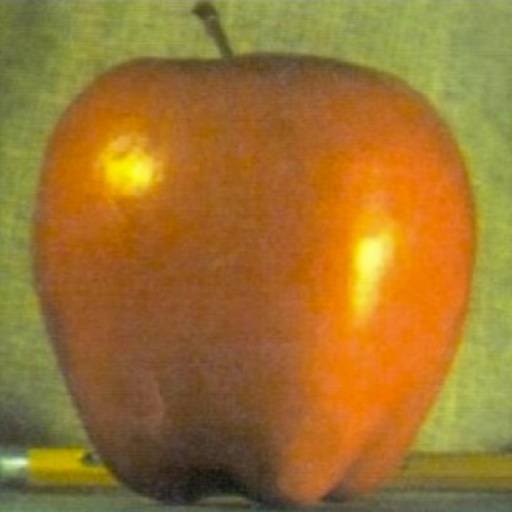
#> input picture externals/apple.jpg, 1024 x 1024 px (shown at 1/2 size)
$ python Image_blending.py
#> lines starting #> are read from the running program, lines starting #| are printed output that depends on the picture; after the words box and inside, x2 and y2 are one past the last pixel; in counts of white or black regions, pixels touching at a corner belong together
# Written by Avinoam Nukrai
import os
import numpy as np
from matplotlib import pyplot as plt
from scipy.ndimage import convolve
from skimage.color import rgb2gray
import imageio as iio
import matplotlib.pyplot as plt
import matplotlib.image as mpimg
import imageio.v2 as imageio


# Constants
EXPAND_FACTOR = 2
GRAYSCALE = 1
RGB = 2
RGB_DIM = 3
MAX_GS = 255


def get_blur_image(im, blur_filter):
    """
    This function blurring a given image by calculating of convolution with
    the given blur_filter.
    :param im: the image to blur
    :param blur_filter:  the filter to apply on the image (a vector)
    :return: a blur image
    """
    blured_image_x_axis = convolve(im, blur_filter)    # blur rows (X-axis)
    final_blured_image = convolve(blured_image_x_axis, blur_filter.transpose())  # blur the columns (Y-axis)
    return final_blured_image


def pad_image_with_zeros(im):
    """
    This function taking an image and padding it with zeros - add zero between
    each 2 pixels in the given image.
    :param im: a given image to pad
    :return: new image, in size = 2 * size(given image) with zero in each 2nd pixel
    """
    pad_image = np.zeros((EXPAND_FACTOR * im.shape[0], EXPAND_FACTOR * im.shape[1]), dtype=im.dtype)    # creating a 2d zero matrix, 2 times size of the original image size
    pad_image[::2, ::2] = im    # replace every 2nd zero pixel with pixel from original image
    return pad_image


def reduce(im, blur_filter):
    """
    Reduces an image by a factor of 2 using the blur filter
    :param im: Original image
    :param blur_filter: Blur filter
    :return: the downsampled image
    """
    # first step - to blur the image (do convolution with the filter_vec)
    blured_image = get_blur_image(im, blur_filter)
    # second step - drop every 2nd pixel (reduce the image size in half)
    reduced_image = blured_image[::2, ::2]
    return reduced_image


def expand(im, blur_filter):
    """
    Expand an image by a factor of 2 using the blur filter
    :param im: Original image
    :param blur_filter: Blur filter
    :return: the expanded image
    """
    # first step - to pad the given image with zeros
    padded_image = pad_image_with_zeros(im)
    # second step - blur the new image (for normalize the zero's pixels effect)
    expand_image = get_blur_image(padded_image, blur_filter)
    return expand_image


def create_filter(filter_size):
    """
    This function creates a gaussian filter, given its size
    :param filter_size: the wanted size of the gaussian filter
    :return: gaussian filter
    """
    gaussian_filter = conv = np.ones(2)
    for i in range(filter_size - 2):
        gaussian_filter = np.convolve(gaussian_filter, conv)
    return (1 / (2 ** (filter_size - 1))) * gaussian_filter.reshape(1, filter_size)     # returning the filter vector after normalize it and reshape to row vector


def build_gaussian_pyramid(im, max_levels, filter_size):
    """
    Builds a gaussian pyramid for a given image
    :param im: a grayscale image with double values in [0, 1]
    :param max_levels: the maximal number of levels in the resulting pyramid.
    :param filter_size: the size of the Gaussian filter
            (an odd scalar that represents a squared filter)
            to be used in cons  tructing the pyramid filter
    :return: pyr, gaussian_filter. Where pyr is the resulting pyramid as a
            standard python array with maximum length of max_levels,
            where each element of the array is a grayscale image.
            and gaussian_filter is a row vector of shape (1, filter_size)
            used for the pyramid construction.
    """
    pyr = [im]
    gaussian_filter = create_filter(filter_size)
    prev_gaussian = im
    for i in range(1, max_levels):
        if prev_gaussian.shape == (16, 16):  # validate the min size of gaussian
            break
        gaussian_im = reduce(prev_gaussian, gaussian_filter)
        pyr.append(gaussian_im)
        prev_gaussian = gaussian_im
    # display_pyramid(pyr, 10, False)
    return pyr, gaussian_filter


def build_laplacian_pyramid(im, max_levels, filter_size):
    """
    Builds a laplacian pyramid for a given image
    :param im: a grayscale image with double values in [0, 1]
    :param max_levels: the maximal number of levels in the resulting pyramid.
    :param filter_size: the size of the Gaussian filter
            (an odd scalar that represents a squared filter)
            to be used in constructing the pyramid filter
    :return: pyr, gaussian_filter. Where pyr is the resulting pyramid as a
            standard python array with maximum length of max_levels,
            where each element of the array is a grayscale image.
            and gaussian_filter is a row vector of shape (1, filter_size)
            used for the pyramid construction.
    """
    gaussian_pyramid, gaussian_filter = build_gaussian_pyramid(im,  max_levels, filter_size)
    # Ln = Gn - Expand{Gn+1}
    pyr = [np.subtract(gaussian_pyramid[i], expand(gaussian_pyramid[i + 1], 2 * gaussian_filter)) for i in range(len(gaussian_pyramid) - 1)]
    pyr.append(gaussian_pyramid[-1])
    # display_pyramid(pyr, 10, True)
    return pyr, gaussian_filter


def laplacian_to_image(lpyr, filter_vec, coeff):
    """
    :param lpyr: Laplacian pyramid
    :param filter_vec: Filter vector
    :param coeff: A python list in the same length as the number of levels in
            the pyramid lpyr.
    :return: Reconstructed image
    """
    # first step - to expand all the laplacian images in the pyramid
    expand_filter_vec = 2 * filter_vec
    expanded_lap_pyr = []
    mult_lpyr = []
    for lap_pyr in lpyr:
        while lap_pyr.shape != lpyr[0].shape:  # means that there is more to expand!
            lap_pyr = expand(lap_pyr, expand_filter_vec)
        expanded_lap_pyr.append(lap_pyr)
    # second step - to mult the expand lap images in the right coeff
    for (idx, expand_lpyr) in enumerate(expanded_lap_pyr):
        mult_lpyr.append(expand_lpyr * coeff[idx])
    # return the sum of all the final images (this is the final original image)
    return sum(mult_lpyr)


# [33 lines left out: functions render_pyramid, display_pyramid, not called in this run]


def pyramid_blending(im1, im2, mask, max_levels, filter_size_im, filter_size_mask):
    """
     Pyramid blending implementation
    :param im1: input grayscale image
    :param im2: input grayscale image
    :param mask: a boolean mask
    :param max_levels: max_levels for the pyramids
    :param filter_size_im: is the size of the Gaussian filter (an odd
            scalar that represents a squared filter)
    :param filter_size_mask: size of the Gaussian filter(an odd scalar
            that represents a squared filter) which defining the filter used
            in the construction of the Gaussian pyramid of mask
    :return: the blended image
    """
    # 1. Construct Laplacian pyramids L1 and L2 for the input images im1 and im2, respectively.
    im1_laplacian_pyr, filter_vec1 = build_laplacian_pyramid(im1, max_levels, filter_size_im)
    im2_laplacian_pyr, filter_vec2 = build_laplacian_pyramid(im2, max_levels, filter_size_im)
    # 2. Construct a Gaussian pyramid Gm for the provided mask (convert it first to np.float64).
    mask = np.float64(mask)
    mask_gaussian = build_gaussian_pyramid(mask, max_levels, filter_size_mask)[0]
    # 3. Construct the Laplacian pyramid Lout: Lout[k] = Gm[k] · L1[k] + (1 − Gm[k]) · L2[k]
    laplacian_out = []
    for k in range(len(im1_laplacian_pyr)):
        laplacian_out.append(mask_gaussian[k] * im1_laplacian_pyr[k] +
                             (1 - mask_gaussian[k]) * im2_laplacian_pyr[k])
    # 4. Reconstruct the resulting blended image from the Laplacian pyramid Lout (using ones for coefficients).
    # coeff = [1] * im2_laplacian_pyr[0].shape[0]
    coeff = [1,1,1, 1, 0]
    final_blended_image = laplacian_to_image(laplacian_out, filter_vec1, coeff)
    return final_blended_image


def read_image(filename, representation):
    """
    Reads an image and converts it into a given representation
    :param filename: filename of image on disk
    :param representation: 1 for greyscale and 2 for RGB
    :return: Returns the image as an np.float64 matrix normalized to [0,1]
    """
#> called with filename = 'externals/apple.jpg', representation = 2
    # We have 3 options only of converting: rgb -> rgb, gs -> gs, rgb -> gs
    image = iio.v3.imread(filename)
#> image is the input picture: shape (1024, 1024, 3); mean R, G, B 156.4, 116, 47.1
    if (len(image.shape) == RGB_DIM and representation == RGB) or \
            (len(image.shape) != RGB_DIM and representation == GRAYSCALE):
        # rgb -> rgb or gs -> gs
        return np.float64(image / MAX_GS)
#> call 2 of read_image, with filename = 'externals/orange.jpg', representation = 2
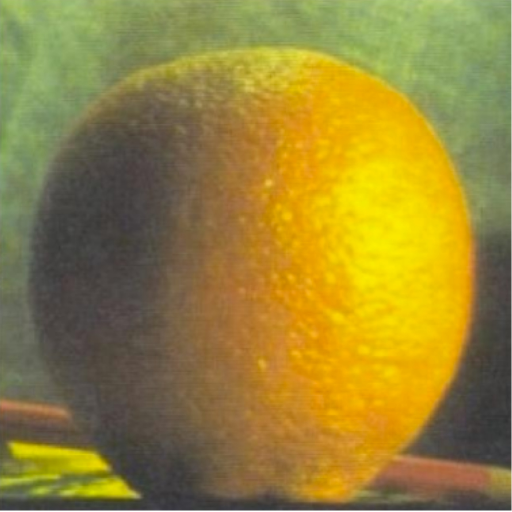
#> input picture externals/orange.jpg, 1024 x 1024 px (shown at 1/2 size)
#> in read_image, image is the input picture: shape (1024, 1024, 3); mean R, G, B 150.5, 131.7, 55.6
#> call 3 of read_image, with filename = 'externals/mask5.jpg', representation = 1
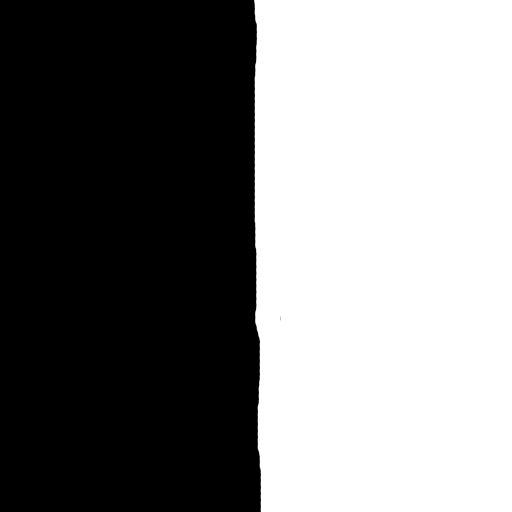
#> input picture externals/mask5.jpg, 1024 x 1024 px (shown at 1/2 size)
#> in read_image, image is the input picture: shape (1024, 1024, 3); min 0, max 255, mean 127.1
#> in blending_example1, `mask = (1 - read_image(relpath("externals/mask5.jpg"), GRAYSCALE)).ast..`:
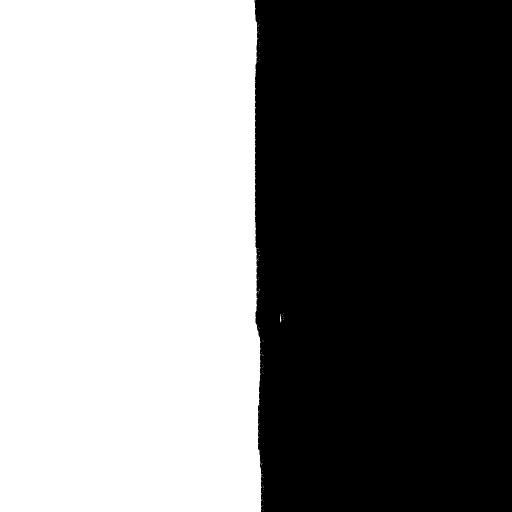
#> mask: shape (1024, 1024) bool (shown at 1/2 size); 50.2% white; 1 black region, box (x1, y1, x2, y2) and area: (509, 0, 1024, 1024) 521846
    elif len(image.shape) == RGB_DIM and representation == GRAYSCALE:
        # rgb -> gs
        return rgb2gray(image)


def relpath(filename):
    """
    This function opens file in external folder
    :param filename: the file we want to open
    :return: the translated path
    """
    return os.path.join(os.path.dirname(__file__), filename)


def rgb_images_blending(image1, image2, mask, max_levels, filter_size_im, filter_size_mask):
    """
    This function responsible for blending 2 RGB images, doing blending
    separately for each color (red, green and blue) and then stack all together
    :param image1: first image to blend
    :param image2: second image to blend
    :param mask: the mask to blend with
    :param max_levels:max levels of blending the images
    :param filter_size_im: images filter size
    :param filter_size_mask: max filter size
    :return:
    """
#> called with max_levels = 5, filter_size_im = 10, filter_size_mask = 50
    r1, g1, b1 = image1[:, :, 0], image1[:, :, 1], image1[:, :, 2]
    r2, g2, b2 = image2[:, :, 0], image2[:, :, 1], image2[:, :, 2]
    r_blend = pyramid_blending(r1, r2, mask, max_levels, filter_size_im, filter_size_mask)
#> the loop in build_gaussian_pyramid, `for i in range(1, max_levels):` made 4 passes
#> pass 1, in reduce, `reduced_image = blured_image[::2, ::2]`:
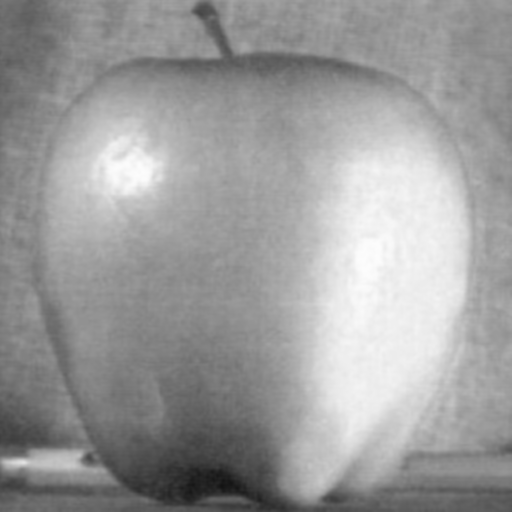
#> reduced_image: shape (512, 512) float64; min 0.0753, max 0.992, mean 0.613
#> after the loop in build_gaussian_pyramid, `for i in range(1, max_levels):`: pyr = 5 items
#> in pad_image_with_zeros (call 2), `pad_image = np.zeros((EXPAND_FACTOR * im.shape[0], EXPAND_FACTOR * im...`: pad_image: shape (512, 512) float64; every value is 0
#> in pad_image_with_zeros (call 3), `pad_image = np.zeros((EXPAND_FACTOR * im.shape[0], EXPAND_FACTOR * im...`: pad_image: shape (256, 256) float64; every value is 0
#> in pad_image_with_zeros (call 4), `pad_image = np.zeros((EXPAND_FACTOR * im.shape[0], EXPAND_FACTOR * im...`: pad_image: shape (128, 128) float64; every value is 0
#> in get_blur_image (call 8), `blured_image_x_axis = convolve(im, blur_filter)`:
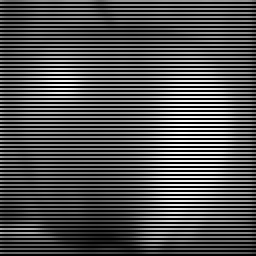
#> blured_image_x_axis: shape (128, 128) float64 (shown 2 times larger); min 0, max 0.977, mean 0.306
#> in build_laplacian_pyramid, `pyr = [np.subtract(gaussian_pyramid[i], expand(gaussian_pyramid[i + 1]..`: pyr = 4 items
#> in pyramid_blending, `im1_laplacian_pyr, filter_vec1 = build_laplacian_pyramid(im1, max_leve..`: im1_laplacian_pyr = 5 items
#> call 2 of build_gaussian_pyramid, with max_levels = 5, filter_size = 10
#> after the loop in build_gaussian_pyramid (call 2), `for i in range(1, max_levels):`:
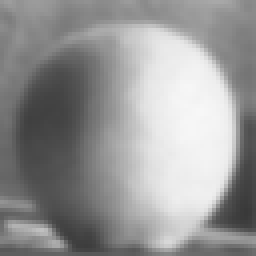
#> prev_gaussian: shape (64, 64) float64 (shown 4 times larger); min 0.225, max 0.97, mean 0.59
#> in pad_image_with_zeros (call 7), `pad_image[::2, ::2] = im`:
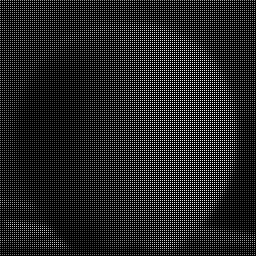
#> pad_image: shape (256, 256) float64; min 0, max 0.977, mean 0.148
#> the loop in pyramid_blending, `for k in range(len(im1_laplacian_pyr)):` made 5 passes
#> the loop in laplacian_to_image, `for lap_pyr in lpyr:` made 5 passes
#> the loop in laplacian_to_image, `for (idx, expand_lpyr) in enumerate(expanded_lap_pyr):` made 5 passes
    g_blend = pyramid_blending(g1, g2, mask, max_levels, filter_size_im, filter_size_mask)
#> the loop in pyramid_blending (call 2), `for k in range(len(im1_laplacian_pyr)):` made 5 passes
#> the loop in laplacian_to_image (call 2), `for lap_pyr in lpyr:` made 5 passes
#> the loop in laplacian_to_image (call 2), `for (idx, expand_lpyr) in enumerate(expanded_lap_pyr):` made 5 passes
    b_blend = pyramid_blending(b1, b2, mask, max_levels, filter_size_im, filter_size_mask)
    final_blended_rgb = np.dstack((r_blend, g_blend, b_blend))
    final_blended_rgb[final_blended_rgb > 1] = 1
    return final_blended_rgb


# [29 lines left out: functions plot_with_figure, plot_results1, not called in this run]


def blending_example1():
    """
    Perform pyramid blending on two images RGB and a mask
    :return: image_1, image_2 the input images, mask the mask
    and out the blended image
    """
    image1 = read_image(relpath("externals/apple.jpg"), RGB)
    image2 = read_image(relpath("externals/orange.jpg"), RGB)
    mask = (1 - read_image(relpath("externals/mask5.jpg"), GRAYSCALE)).astype(np.bool_)
    blend_image = rgb_images_blending(image1, image2, mask, 5, 10, 50)
    plot_results(image1, image2, mask, (blend_image * MAX_GS).astype(np.uint8))
    return image1, image2, mask, blend_image


# [64 lines left out: functions blending_example2, create_hybrid_image, hybrid_example, not called in this run]


def plot_results(img1, img2, img3, blended_result):
    # Create a figure and axis
    fig, axs = plt.subplots(1, 4, figsize=(15, 5))
    # Plot each image
    axs[0].imshow(img1)
    axs[0].set_title('Image 1')
    axs[1].imshow(img2)
    axs[1].set_title('Image 2')
    axs[2].imshow(img3, cmap='gray')
    axs[2].set_title('Mask')
    axs[3].imshow(blended_result)
    axs[3].set_title('Blended Result')
    for ax in axs:
        ax.axis('off')
    plt.tight_layout()
    plt.show()


if __name__ == "__main__":
    # Paths to the input images
    image1_path = 'avi4.jpg'
    image2_path = 'david4.jpg'
    # [9 lines of commented-out code are left out]
    blending_example1()
    # blending_example2()
    # # hybrid image
    # hybrid_example(image1_path, image2_path, 200, 30)
    pass
